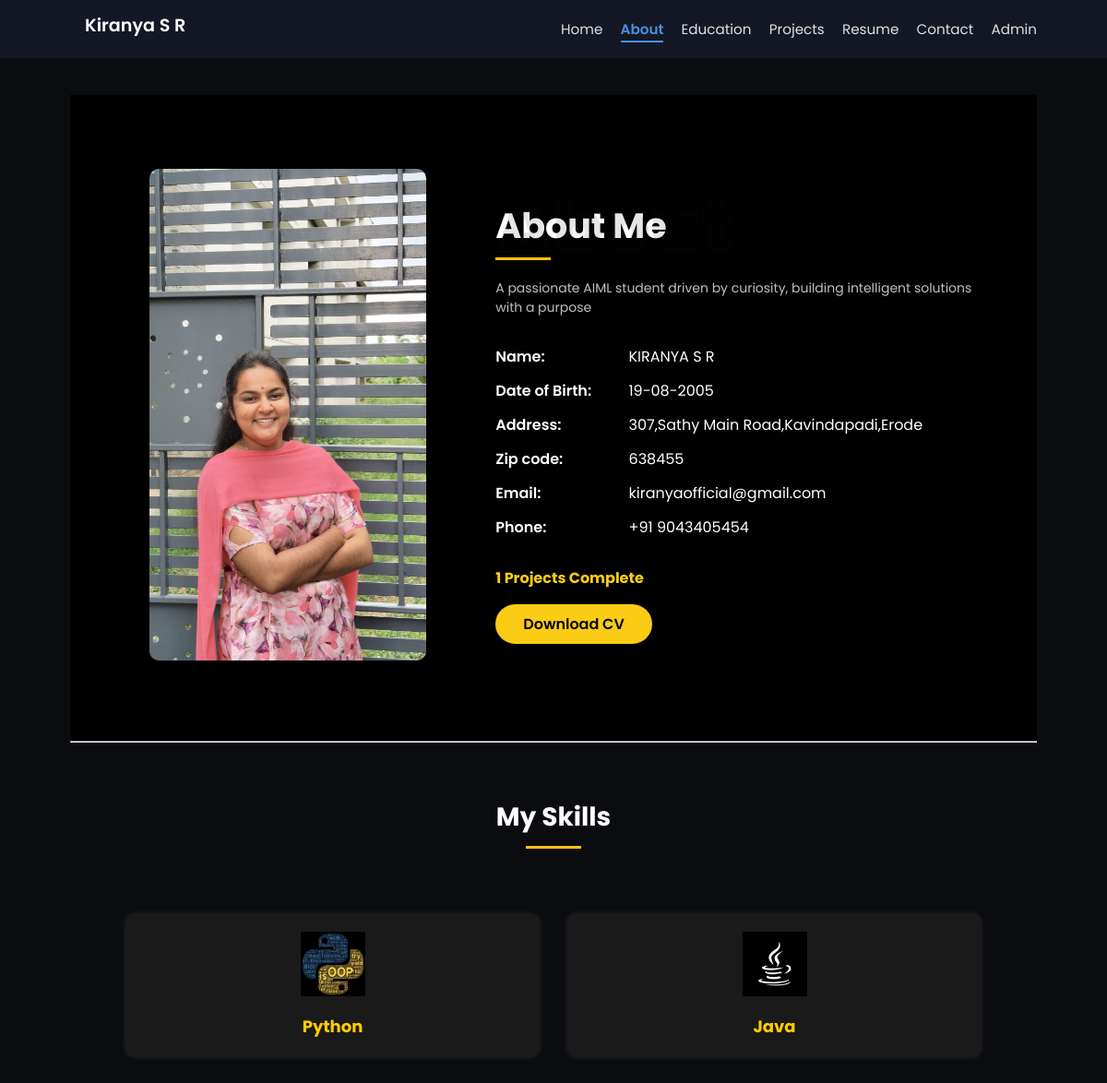
/about, run on the app's committed database.
### tables this page shows
CREATE TABLE about (
    id INTEGER PRIMARY KEY,
    bio TEXT,
    name TEXT,
    dob TEXT,
    address TEXT,
    zip_code TEXT,
    email TEXT,
    phone TEXT,
    projects_completed INTEGER,
    photo TEXT,
    resume TEXT
);

CREATE TABLE skills (
    id INTEGER PRIMARY KEY AUTOINCREMENT,
    name TEXT NOT NULL,
    image TEXT
);

### app.py (the view)
@app.route('/about')
def about():
    conn = sqlite3.connect('database.db')
    c = conn.cursor()
    c.execute('SELECT bio, name, dob, address, zip_code, email, phone, projects_completed, photo FROM about WHERE id=1')
    row = c.fetchone()
    about = {
        'bio': row[0], 'name': row[1], 'dob': row[2], 'address': row[3],
        'zip_code': row[4], 'email': row[5], 'phone': row[6],
        'projects_completed': row[7], 'photo': row[8]
    }
    c.execute('SELECT name, image FROM skills')
    skills = [{'name': s[0], 'image': s[1]} for s in c.fetchall()]
    conn.close()
    return render_template('about.html', about=about, skills=skills)

### templates/about.html (shortened to what this page needs)
{% extends "layout.html" %}
{% block head %}
<link rel="stylesheet" href="{{ url_for('static', filename='css/about.css') }}">
{% endblock %}
{% block content %}
<div class="about-section">
  <div class="about-image">
    <img src="{{ url_for('static', filename='images/' ~ about.photo) }}" alt="Profile Photo">
  </div>
  <div class="about-info">
    <h2>About Me</h2>
    <p class="subtitle">{{ about.bio }}</p>
    <ul>
      <li><strong>Name:</strong> {{ about.name }}</li>
      <li><strong>Date of Birth:</strong> {{ about.dob }}</li>
      <li><strong>Address:</strong> {{ about.address }}</li>
      <li><strong>Zip code:</strong> {{ about.zip_code }}</li>
      <li><strong>Email:</strong> {{ about.email }}</li>
      <li><strong>Phone:</strong> {{ about.phone }}</li>
    </ul>
    <div class="projects">{{ about.projects_completed }} Projects Complete</div>
    <a class="download-btn" href="{{ url_for('static', filename='resume/Kiranya_Resume.pdf') }}" download>Download CV</a>
  </div>
</div>
<hr>
<h2 class="section-title">My Skills</h2>
<div class="skills-grid">
  {% for skill in skills %}
  <div class="skill-card">
    <img src="{{ url_for('static', filename='images/' ~ skill.image) }}" alt="{{ skill.name }}">
    <h4>{{ skill.name }}</h4>
  </div>
  {% endfor %}
</div>
{% endblock %}

### templates/layout.html (shortened to what this page needs)
<!DOCTYPE html>
<html lang="en">
<head>
  <link rel="stylesheet" href="{{ url_for('static', filename='css/style.css') }}" />
  {% block head %}{% endblock %}
  <link rel="stylesheet" href="https://cdnjs.cloudflare.com/ajax/libs/font-awesome/6.5.0/css/all.min.css" />
</head>
<body>
  <nav class="navbar">
    <div class="nav-wrapper container">
      <h1 class="logo">Kiranya S R</h1>
      <ul class="nav-links">
        <li><a href="{{ url_for('home') }}" class="{% if request.path == '/' %}active{% endif %}">Home</a></li>
        <li><a href="{{ url_for('about') }}" class="{% if request.path == '/about' %}active{% endif %}">About</a></li>
        <li><a href="{{ url_for('education') }}" class="{% if request.path == '/education' %}active{% endif %}">Education</a></li>
        <li><a href="{{ url_for('projects') }}" class="{% if request.path == '/projects' %}active{% endif %}">Projects</a></li>
        <li><a href="{{ url_for('resume') }}" class="{% if request.path == '/resume' %}active{% endif %}">Resume</a></li>
        <li><a href="{{ url_for('contact') }}" class="{% if request.path == '/contact' %}active{% endif %}">Contact</a></li>
        {% if session.admin %}
          <li><a href="{{ url_for('dashboard') }}" class="{% if request.path == '/dashboard' %}active{% endif %}">Dashboard</a></li>
          <li><a href="{{ url_for('logout') }}">Logout</a></li>
        {% else %}
          <li><a href="{{ url_for('login') }}" class="{% if request.path == '/login' %}active{% endif %}">Admin</a></li>
        {% endif %}
      </ul>
    </div>
  </nav>
  <main class="container">
    {% block content %}{% endblock %}
  </main>
</body>
</html>

### static/css/style.css (style rules this page uses)
body { font-family: 'Poppins', sans-serif; margin: 0; padding: 0; background-color: #0f1117; color: #e0e0e0; }
.container { width: 90%; max-width: 1100px; margin: auto; padding: 1rem; }
.navbar { background-color: #141824; color: #ffffff; padding: 0.4rem 0; position: sticky; top: 0; z-index: 1000; }
.nav-wrapper { display: flex; justify-content: space-between; align-items: center; height: 50px; }
.logo { font-size: 1.2rem; font-weight: 600; margin-left: 1rem; }
.nav-links { list-style: none; display: flex; gap: 1.2rem; margin: 0; padding: 0; }
.nav-links li a { color: #e0e0e0; text-decoration: none; padding-bottom: 2px; font-size: 0.95rem; transition: color 0.3s, border-bottom 0.3s; }
.nav-links li a.active { color: #4a90e2; font-weight: 600; border-bottom: 2px solid #4a90e2; }
h1, h2, h3, h4 { font-family: 'Poppins', sans-serif; color: #ffffff; margin: 0 0 0.5rem; }
main.container { padding-top: 40px; padding-bottom: 40px; }
* { margin: 0; padding: 0; box-sizing: border-box; }
body { font-family: 'Poppins', sans-serif; background-color: #0b0c10; color: #fff; }

### static/css/about.css (style rules this page uses)
.about-section { display: flex; align-items: center; justify-content: center; background-color: #000000; color: #ffffff; padding: 80px 60px; font-family: 'Poppins', sans-serif; flex-wrap: wrap; }
.about-image { flex: 1; text-align: center; }
.about-image img { width: 300px; height: auto; border-radius: 10px; object-fit: cover; }
.about-info { flex: 1.5; padding-left: 50px; }
.about-info h2 { font-size: 38px; font-weight: 700; margin: 0; position: relative; z-index: 2; padding-bottom: 10px; }
.about-info h2::before { content: "About"; font-size: 80px; color: #1a1a1a; position: absolute; top: -30px; left: 0; z-index: 1; font-weight: 900; opacity: 0.1; }
.about-info h2::after { content: ""; display: block; width: 60px; height: 3px; background-color: #ffc107; margin-top: 6px; }
.about-info .subtitle { margin: 10px 0 30px; color: #c0c0c0; font-size: 14px; line-height: 1.5; }
.about-info ul { list-style: none; padding: 0; margin: 0 0 30px; }
.about-info ul li { margin-bottom: 12px; font-size: 16px; }
.about-info ul li strong { display: inline-block; width: 140px; color: #ffffff; font-weight: 600; }
.about-info .projects { font-weight: 700; color: #facc15; margin-bottom: 25px; font-size: 16px; }
.download-btn { background-color: #facc15; color: #000000; font-weight: 600; padding: 10px 30px; border-radius: 30px; text-decoration: none; transition: background-color 0.3s ease; }
.section-title { text-align: center; margin: 60px 0 40px; color: white; font-size: 28px; position: relative; padding-bottom: 10px; }
.section-title::after { content: ""; display: block; width: 60px; height: 3px; background-color: #ffc107; margin: 10px auto 0; }
.skills-grid { display: grid; grid-template-columns: repeat(auto-fit, minmax(220px, 1fr)); gap: 30px; padding: 20px 60px 60px; }
.skill-card { background-color: #1a1a1a; padding: 20px; border-radius: 10px; text-align: center; box-shadow: 0 0 5px rgba(255, 255, 255, 0.1); }
.skill-card img { width: 70px; height: 70px; object-fit: contain; margin-bottom: 12px; }
.skill-card h4 { color: #ffcc00; font-size: 18px; margin: 0; }

### data on the page
about: photo (picture), bio "A passionate AIML student driven by curiosity, building intelligent solutions with a purpose", name "KIRANYA S R", dob "19-08-2005", address "307,Sathy Main Road,Kavindapadi,Erode", zip_code "638455", email "kiranyaofficial@gmail.com", phone "+91 9043405454", projects_completed "1"
skills: image (picture), name "Python"
skills: image (picture), name "Java"
